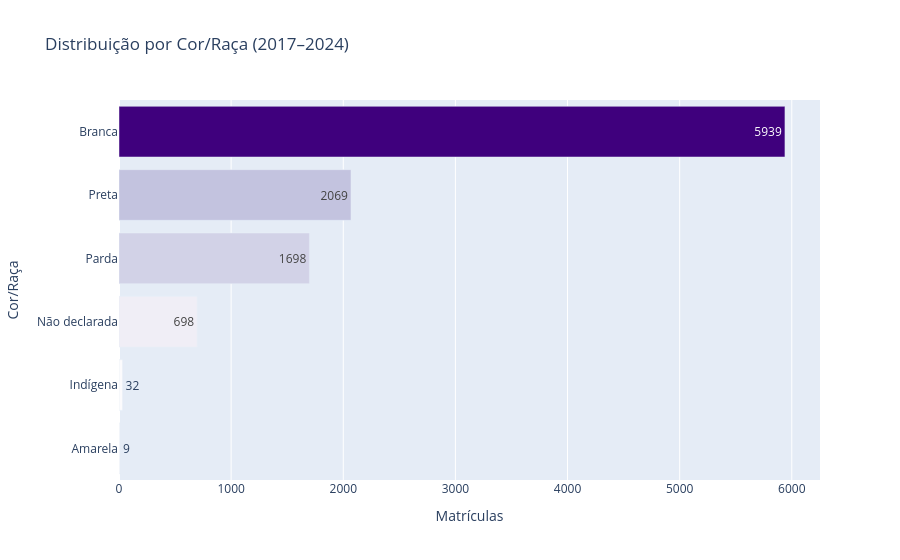

The notebook cell saved with this chart:
### Code cell
# 11: Distribuição por cor/raça

raca_df = df_dados_tratados["Cor / Raça"].value_counts().reset_index()
raca_df.columns = ["Cor/Raça", "Qtd"]

fig_g20 = px.bar(
    raca_df.sort_values("Qtd", ascending=True),
    x="Qtd",
    y="Cor/Raça",
    orientation="h",
    color="Qtd",
    color_continuous_scale="Purples",
    text_auto=True,
    title="Distribuição por Cor/Raça (2017–2024)",
    labels={"Qtd": "Matrículas"},
)
fig_g20.update_layout(coloraxis_showscale=False)
fig_g20.show()

### Figure 1 — Plotly figure (JSON) as saved in the notebook; plotly's stock layout.template omitted (floating-point values rounded to 4 significant figures)
{"data": [{"hovertemplate": "Matrículas=%{marker.color}<br>Cor/Raça=%{y}<extra></extra>", "legendgroup": "", "marker": {"color": [9, 32, 698, 1698, 2069, 5939], "coloraxis": "coloraxis", "pattern": {"shape": ""}}, "name": "", "orientation": "h", "showlegend": false, "textposition": "auto", "texttemplate": "%{x}", "type": "bar", "x": [9, 32, 698, 1698, 2069, 5939], "xaxis": "x", "y": ["Amarela", "Indígena", "Não declarada", "Parda", "Preta", "Branca"], "yaxis": "y"}], "layout": {"barmode": "relative", "coloraxis": {"colorbar": {"title": {"text": "Matrículas"}}, "colorscale": [[0, "rgb(252,251,253)"], [0.125, "rgb(239,237,245)"], [0.25, "rgb(218,218,235)"], [0.375, "rgb(188,189,220)"], [0.5, "rgb(158,154,200)"], [0.625, "rgb(128,125,186)"], [0.75, "rgb(106,81,163)"], [0.875, "rgb(84,39,143)"], [1, "rgb(63,0,125)"]], "showscale": false}, "legend": {"tracegroupgap": 0}, "title": {"text": "Distribuição por Cor/Raça (2017–2024)"}, "xaxis": {"anchor": "y", "domain": [0, 1], "title": {"text": "Matrículas"}}, "yaxis": {"anchor": "x", "domain": [0, 1], "title": {"text": "Cor/Raça"}}}}
